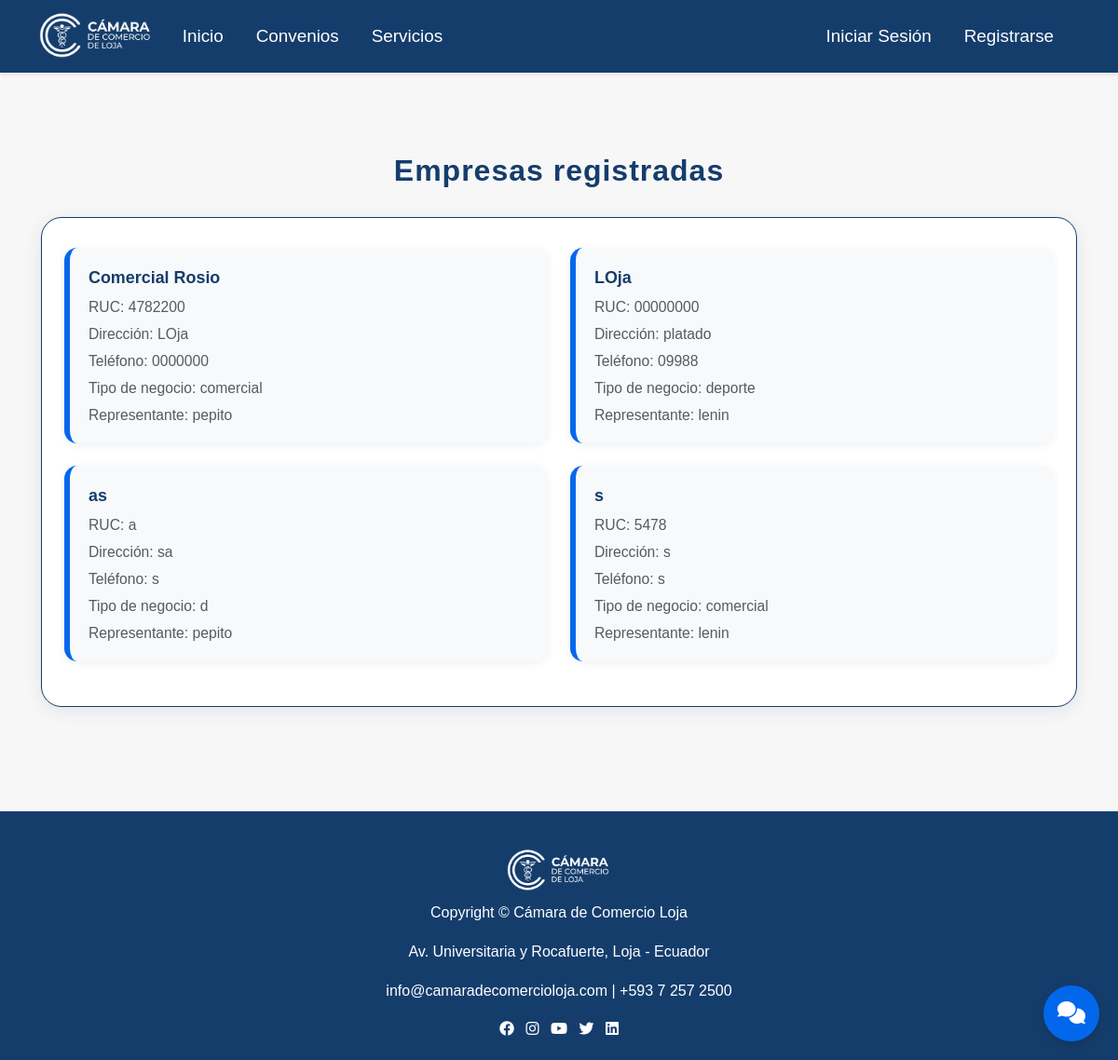
The page /admin-empresas/ on the database as committed earlier.
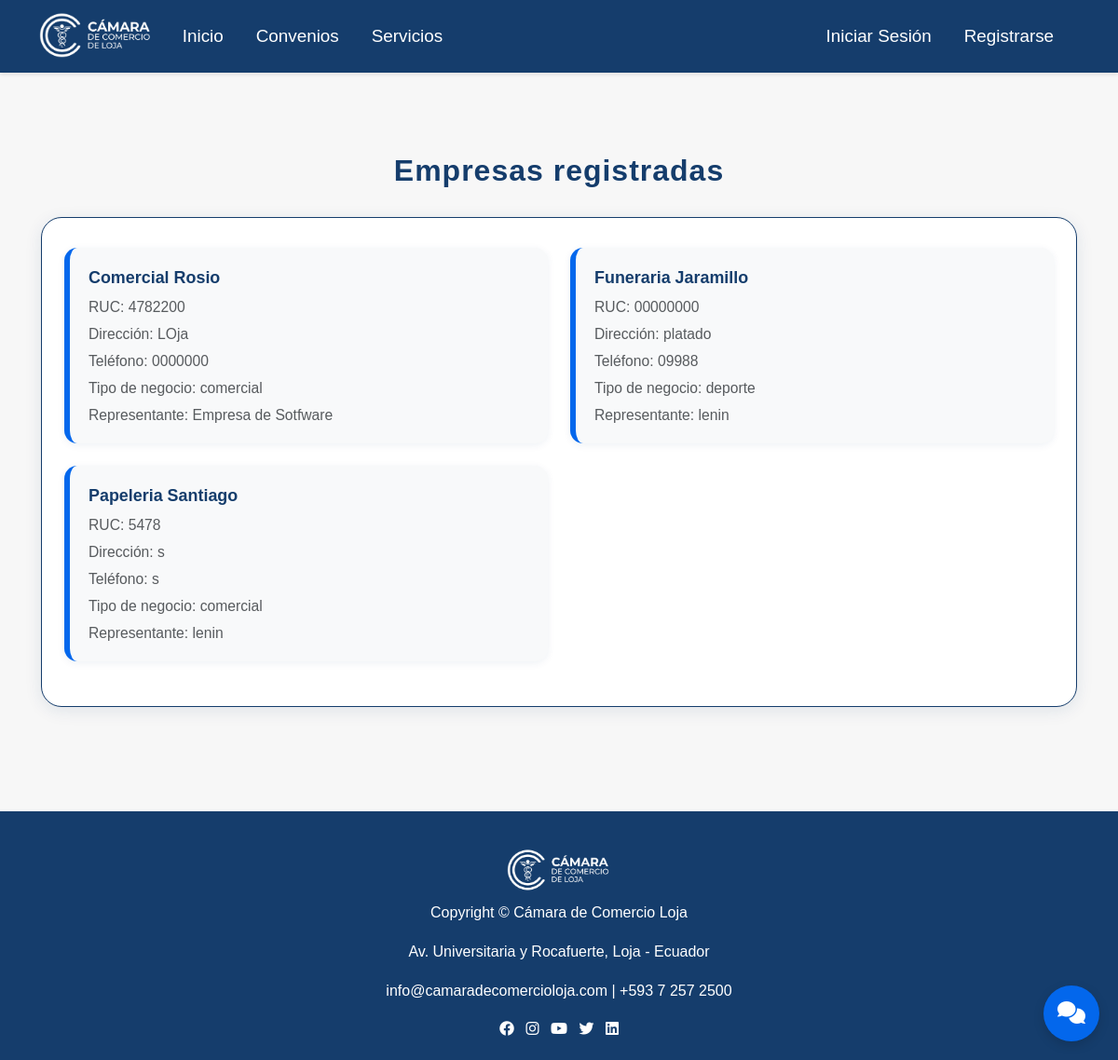
The same page on the database as committed later.
### camara/models.py (models this page shows, shortened)
class Empresa(models.Model):
    usuario = models.OneToOneField(Usuario, on_delete=models.CASCADE, related_name='empresa')
    nombre = models.CharField(max_length=255)
    direccion = models.TextField(null=True, blank=True)
    telefono = models.CharField(max_length=20, null=True, blank=True)
    tipo_negocio = models.CharField(max_length=100, null=True, blank=True)
    ruc = models.CharField(max_length=20, unique=True)

class Usuario(AbstractUser):
    TIPO_USUARIO_CHOICES = [
        ('socio', 'Socio'),
        ('visitante', 'Visitante'),
        ('empresa', 'Empresa'),
    ]
    nombre = models.CharField(max_length=255)
    tipo_usuario = models.CharField(max_length=10, choices=TIPO_USUARIO_CHOICES)
    cedula = models.CharField(max_length=20, unique=True, null=True, blank=True)
    email = models.EmailField(unique=True)
    telefono = models.CharField(max_length=20, null=True, blank=True)
    red_social_preferida = models.CharField(max_length=100, null=True, blank=True)
    aprobado = models.BooleanField(default=False)
    debe_cambiar_contrasena = models.BooleanField(default=False)
    fecha_contrasena_temporal = models.DateTimeField(null=True, blank=True)
    groups = models.ManyToManyField(
        Group,
        related_name='usuario_set',
        blank=True,
        help_text='The groups this user belongs to.',
        verbose_name='groups'
    )
    user_permissions = models.ManyToManyField(
        Permission,
        related_name='usuario_set',
        blank=True,
        help_text='Specific permissions for this user.',
        verbose_name='user permissions'
    )

### camara/views.py (the view)
# urls.py: path('admin-empresas/', views.admin_empresas_list, name='admin_empresas_list'),
def admin_empresas_list(request):
    empresas = Empresa.objects.all().order_by('nombre')
    return render(request, 'adminview/empresas_list.html', {
        'empresas': empresas,
    })

### camara/template/adminview/empresas_list.html (shortened to what this page needs)
{% extends "master.html" %}
{% load static %}
{% block extra_css %}
<link rel="stylesheet" href="{% static 'css/admin.css' %}">
{% endblock %}
{% block content %}
<div class="container mt-5">
    <div class="empresas-section-title mb-4">Empresas registradas</div>
    <div class="empresas-card-group">
        <div class="row">
            {% for empresa in empresas %}
            <div class="col-md-6 mb-4">
                <div class="empresa-item">
                    <strong>{{ empresa.nombre }}</strong>
                    <span class="text-muted">RUC: {{ empresa.ruc }}</span>
                    {% if empresa.direccion %}
                    <span class="text-muted">Dirección: {{ empresa.direccion }}</span>
                    {% endif %}
                    {% if empresa.telefono %}
                    <span class="text-muted">Teléfono: {{ empresa.telefono }}</span>
                    {% endif %}
                    {% if empresa.tipo_negocio %}
                    <span class="text-muted">Tipo de negocio: {{ empresa.tipo_negocio }}</span>
                    {% endif %}
                    {% if empresa.representante %}
                    <span class="text-muted">Representante: {{ empresa.representante.nombre|default:empresa.representante.email }}</span>
                    {% endif %}
                </div>
            </div>
            {% empty %}
            <div class="col-12">
                <div class="empresa-item text-muted">No hay empresas registradas.</div>
            </div>
            {% endfor %}
        </div>
    </div>
</div>
{% endblock %}

Rows that differ between the two databases and show on the page:
removed Empresa: nombre "as", ruc "a", direccion "sa", telefono "s", tipo_negocio "d", representante.nombre "pepito"
changed through a linked row, Empresa "Comercial Rosio": representante.nombre "pepito" → "Empresa de Sotfware"
changed Empresa "platado": nombre "LOja" → "Funeraria Jaramillo"
changed Empresa: nombre "s" → "Papeleria Santiago"
